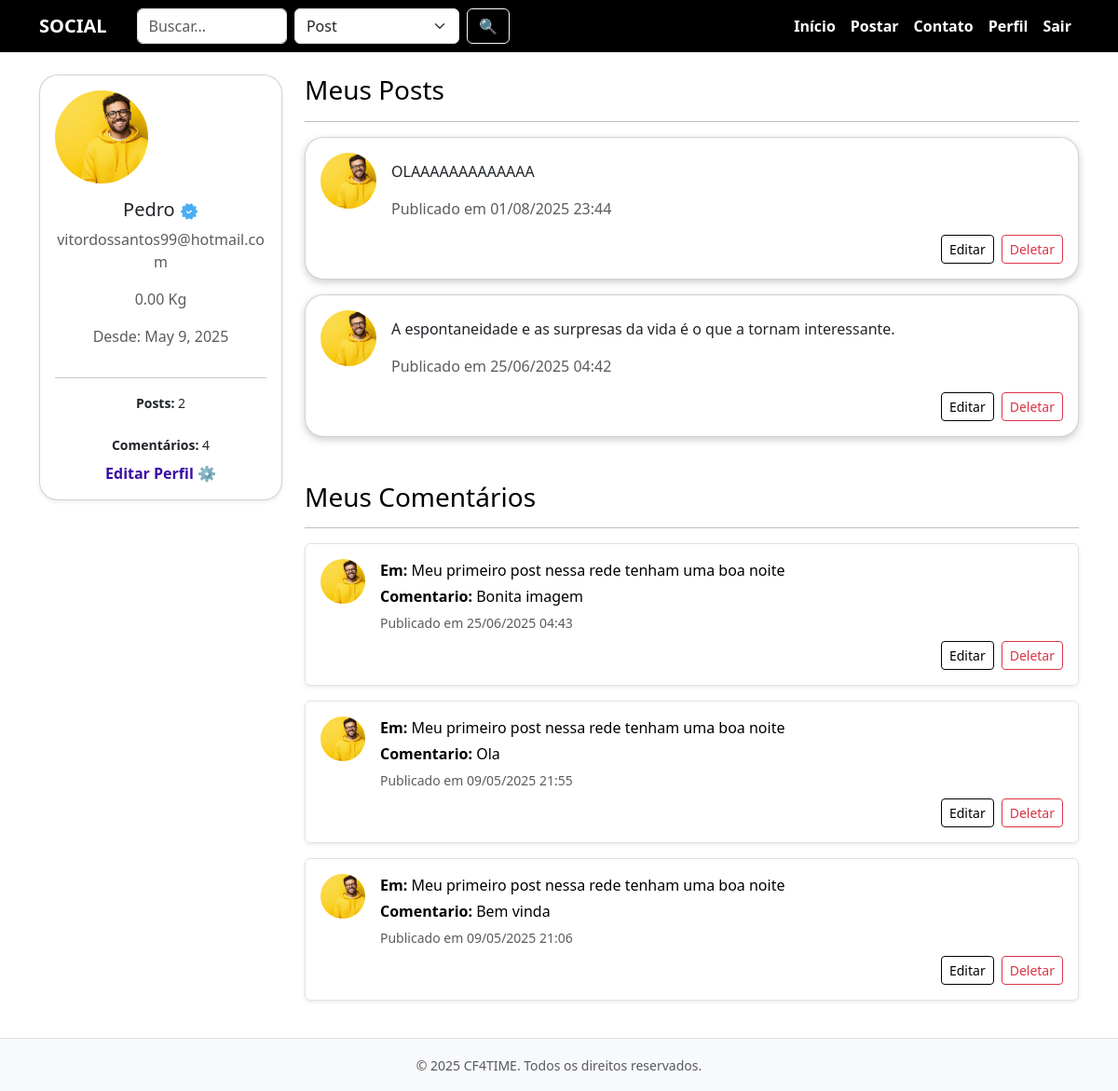
/my-perfil/ (signed in), run on an earlier commit of the app's database.
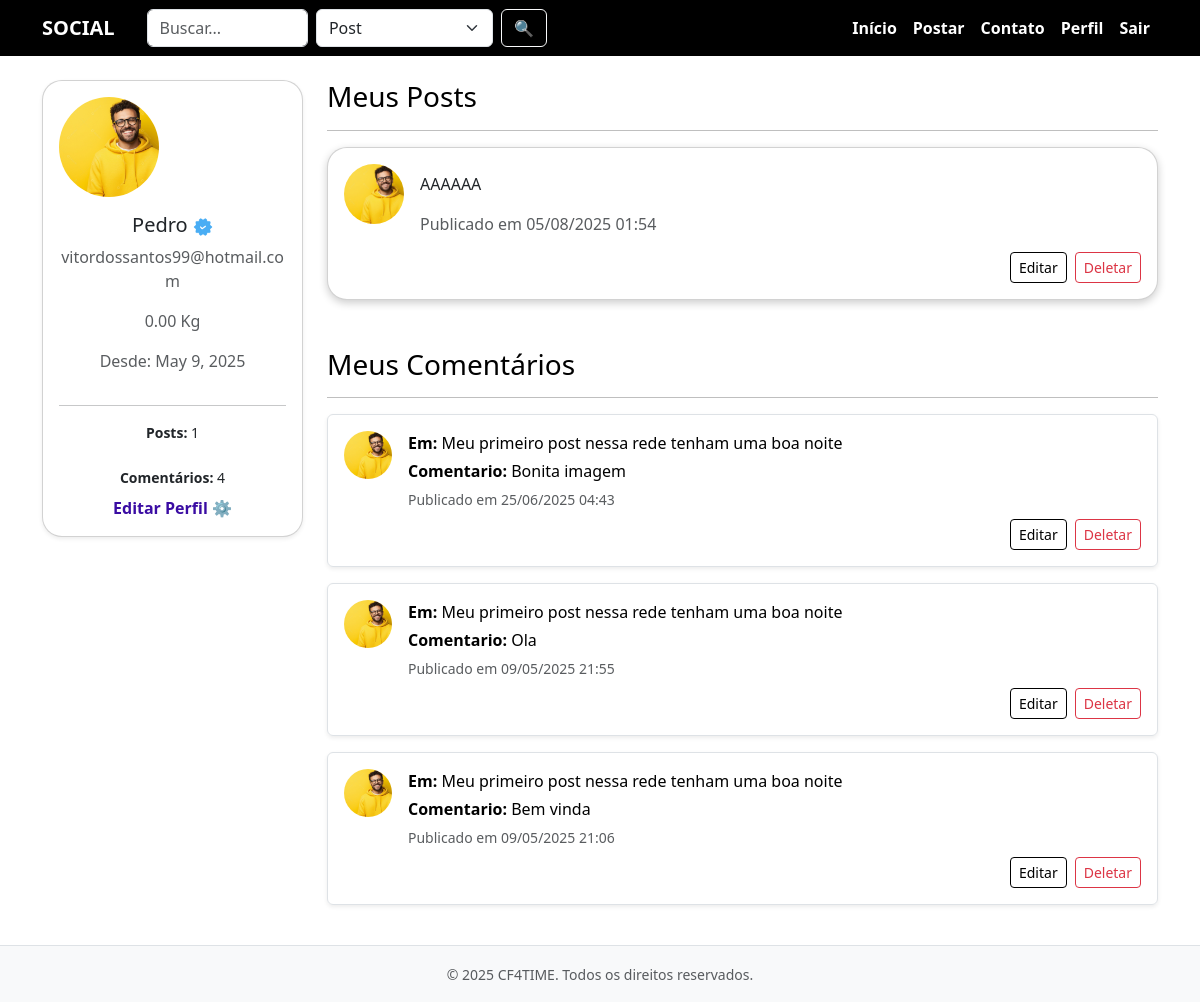
And on a later commit of the database.
### account/models.py (models this page shows, shortened)
class Profile (models.Model):
    BOX_CHOICES = (('CF4TIME CAMPINA ', 'CF4TIME CAMPINA'), ('CF4TIME CAMPINA', 'CF4TIME JOCKEY'))
    GENRE_CHOICES =(('MASCULINO', 'MASCULINO'),  ('FEMININO','FEMININO'), ('NÃO-ESPECIFICAR','NÃO-ESPECIFICAR'))
    CATEGORY_CHOICES = (('FITNESS', 'FITNESS'), ('SCALED','SCALED'),('AMADOR', 'AMADOR'), ('RX','RX',), ('MASTER', 'MASTER'))
    genre = models.CharField(choices=GENRE_CHOICES, default = 'NÃO-ESPECIFICAR')
    user = models.OneToOneField(User, on_delete=models.CASCADE)
    photo = models.ImageField(upload_to='media_profile', null=True, blank=True)
    created_at_profile =  models.DateField(auto_now=True)
    birthday = models.DateField(max_length=50, default=timezone.now)
    weight = models.DecimalField(max_digits= 5, decimal_places = 2, validators=[MaxValueValidator (300), MinValueValidator(0)], default=0)
    height = models.DecimalField(max_digits= 5, decimal_places = 2,  default=0)
    category = models.CharField(choices= CATEGORY_CHOICES, default= 'EXPERIMENTAL')
    box = models.CharField(choices = BOX_CHOICES, default = 'DEFAULT')
    is_coach = models.BooleanField(default=False,)

### Social/models.py (models this page shows, shortened)
class PostCommentInventory(models.Model):
    author = models.OneToOneField(User, on_delete=models.CASCADE, related_name='author_inventory')
    post_count = models.IntegerField(default=0)
    comment_count = models.IntegerField(default=0)

class Post(models.Model):
    author= models.ForeignKey(User, on_delete=models.CASCADE, )
    created_at = models.DateTimeField(auto_now=True, auto_created=True)
    text = models.TextField(max_length=2000)
    like = models.ManyToManyField(User,  related_name= 'liked_post')

class Comment(models.Model):
    author = models.ForeignKey(User, on_delete=models.CASCADE)
    comment = models.TextField(max_length=1000)
    like_comment = models.ManyToManyField(User, related_name='liked_comment')
    created_at = models.DateTimeField(auto_now=True, auto_created=True)
    post  = models.ForeignKey(Post, on_delete=models.CASCADE,)

### Social/views.py (the view)
# urls.py: path('my-perfil/', my_profile, name='my-perfil'),
def my_profile(request):
    user = request.user
    posts = request.user.post_set.all().order_by('-created_at')
    comments = request.user.comment_set.all().order_by('-created_at')
    inventory_post = PostCommentInventory.objects.filter(author=user).first()
    return render(request, 'my_perfil.html', {'user': request.user, 'posts': posts, 'comments':comments, 'inventory_post': inventory_post, 'mostrar_inventory':True})

### Social/templates/my_perfil.html (shortened to what this page needs)
{% extends "base.html" %}
{%  load static  %}
{% block content %}
    <h3>Meus Posts</h3>
    <hr>
    {% for post in posts %}
        <div class="card mb-3">
            <a href="{% url 'post-detail' post.pk %}" class="no-link-style">
            <div class="card-body d-flex">
                {% if user.profile.photo %}
                    <img src="{{ user.profile.photo.url }}" alt="Foto do autor" class="rounded-circle me-3" width="60" height="60" style="object-fit: cover;">
                {% else %}
                    <div class="rounded-circle bg-secondary me-3" style="width: 60px; height: 60px;"></div>
                {% endif %}
                <div class="w-100">
                    <p class="card-text">{{ post.text|truncatewords:30 }}</p>
                    <p class="text-muted">Publicado em {{ post.created_at|date:"d/m/Y H:i" }}</p>
            </a>
                    <div class="mt-2 d-flex justify-content-end gap-2">
                        <a href="{% url 'post-edit' post.pk %}" class="btn btn-sm btn-outline-primary">Editar</a>
                        <a href="{% url 'post-delete' post.pk %}" class="btn btn-sm btn-outline-danger">Deletar</a>
                    </div>
                </div>
            </div>
        </div>
    {% empty %}
        <p>Você ainda não publicou nenhum post.</p>
    {% endfor %}
    <h3 class="mt-5">Meus Comentários</h3>
    <hr>
    {% for comment in comments %}
        <div class="list-group-item mb-3 border rounded p-3 d-flex shadow-sm">
            <a href="{% url 'post-detail' comment.post.pk %}" class="no-link-style">
            {% if user.profile.photo %}
                <img src="{{ user.profile.photo.url }}" alt="Foto do autor" class="rounded-circle me-3" width="48" height="48" style="object-fit: cover;">
            {% else %}
                <div class="rounded-circle bg-secondary me-3" style="width: 48px; height: 48px;"></div>
            {% endif %}
            <div class="w-100">
                <p class="mb-1"><strong>Em:</strong> {{ comment.post.text }}</p>
                <p class="mb-1"><strong>Comentario:</strong> {{ comment.comment }}</p>
                <small class="text-muted">Publicado em {{ comment.created_at|date:"d/m/Y H:i" }}</small>
            </a>
                <div class="mt-2 d-flex justify-content-end gap-2">
                    <a href="{% url 'comment-update' comment.pk %}" class="btn btn-sm btn-outline-primary">Editar</a>
                    <a href="{% url 'comment-delete' comment.pk %}" class="btn btn-sm btn-outline-danger">Deletar</a>
                </div>
            </div>
        </div>
    {% empty %}
        <p>Você ainda não fez nenhum comentário.</p>
    {% endfor %}
{% endblock %}

### app/templates/base.html (shortened to what this page needs)
{% load static %}
<!DOCTYPE html>
<html lang="pt-br">
<head>
  <link href="https://cdn.jsdelivr.net/npm/bootstrap@5.3.0/dist/css/bootstrap.min.css" rel="stylesheet">
  <link href="https://cdn.jsdelivr.net/npm/fullcalendar@6.1.8/index.global.min.css" rel="stylesheet">
</head>
<body>
  <nav class="navbar navbar-expand-lg navbar-dark mb-4">
    <div class="container">
      <a class="navbar-brand" href="{% url 'home' %}">SOCIAL</a>
      <div class="collapse navbar-collapse" id="navbarNav">
        {% if user.is_authenticated %}
        <form method="get" action="{% url 'post-list' %}" class="d-flex ms-3" style="max-width: 400px;">
          <input type="text" name="search" class="form-control me-2" placeholder="Buscar..." value="{{ request.GET.search }}">
          <select name="type" class="form-select me-2">
            <option value="post" {% if request.path == "/post-list/" %}selected{% endif %}>Post</option>
          </select>
          <button type="submit" class="btn btn-outline-light">🔍</button>
        </form>
        {% endif %}
        <ul class="navbar-nav ms-auto">
          {% if user.is_authenticated %}
          <li class="nav-item"><a class="nav-link" href="{% url 'home' %}">Início</a></li>
          <li class="nav-item"><a class="nav-link" href="{% url 'post-create' %}">Postar</a></li>
          <li class="nav-item"><a class="nav-link" href="https://www.linkedin.com/in/jo%C3%A3o-vitor-xavier-532191279/">Contato</a></li>
          <li class="nav-item"><a class="nav-link" href="{% url 'my-perfil' %}">Perfil</a></li>
          <li class="nav-item"><a class="nav-link" href="{% url 'logout' %}">Sair</a></li>
          {% else %}
          <li class="nav-item"><a class="nav-link" href="{% url 'home' %}">Início</a></li>
          <li class="nav-item"><a class="nav-link" href="{% url 'login' %}">Login</a></li>
          <li class="nav-item"><a class="nav-link" href="{% url 'register' %}">Cadastro</a></li>
          {% endif %}
        </ul>
      </div>
    </div>
  </nav>
  <div class="container">
    <div class="row">
      {% if user.is_authenticated %}
      <div class="col-md-3 mb-4">
        <div class="card shadow-sm p-3 text-center">
          {% if user.profile.photo %}
            <img src="{{ user.profile.photo.url }}" class="rounded-circle mb-3" width="100" height="100" style="object-fit: cover;">
          {% else %}
            <img src="https://via.placeholder.com/100" class="rounded-circle mb-3" alt="Sem foto">
          {% endif %}
          <h5>{{ user.username }} <img src="{% static 'verified.png' %}" width="20"></h5>
          <p class="text-muted">{{ user.email }}</p>
          <p class="text-muted">{{ user.profile.weight }} Kg</p>
          <p class="text-muted">Desde: {{ user.profile.created_at_profile }}</p>
          {% if mostrar_inventory and inventory_post %}
          <hr>
          <small><strong>Posts:</strong> {{ inventory_post.post_count }}</small><br>
          <small><strong>Comentários:</strong> {{ inventory_post.comment_count }}</small>
          <div class="mt-2">
            <a href="{% url 'user-update' user.pk %}" class="text-decoration-none" style="color: #3a0ca3;">
              <strong>Editar Perfil ⚙️</strong>
            </a>
          </div>
          {% endif %}
        </div>
      </div>
      {% endif %}
      <div class="{% if user.is_authenticated %}col-md-9{% else %}col-12{% endif %}">
        {% block content %}
        {% endblock %}
  <footer class="bg-light text-center text-muted py-3 mt-4 border-top">
    <div class="container">
      <small>&copy; {{ year|default:2025 }} CF4TIME. Todos os direitos reservados.</small>
    </div>
  </footer>
</body>
</html>

### app/templates/base.html (style rules this page uses)
:root { --cor-roxo: #000000; --cor-rosa: #000000; }
body { background-color: #ffffff; color: #000000; }
.navbar { background: var(--cor-roxo); }
.navbar-brand, .navbar-nav .nav-link { color: #ffffff; font-weight: 600; }
.card { border-radius: 20px; box-shadow: 0 3px 8px rgba(0, 0, 0, 0.2); }
.btn-outline-primary { color: var(--cor-roxo); border-color: var(--cor-roxo); }
.no-link-style { text-decoration: none; color: inherit; }

What changed in the data, as far as the page shows it:
removed Post: profile.photo (picture), text "OLAAAAAAAAAAAAA", created_at "01/08/2025 23:44"
removed Post: profile.photo (picture), text "A espontaneidade e as surpresas da vida é o que a tornam interessante.", created_at "25/06/2025 04:42"
changed PostCommentInventory: post_count "2" → "1"
added Post: profile.photo (picture), text "AAAAAA", created_at "05/08/2025 01:54"
